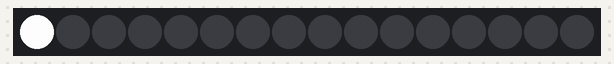
This sketch was run on a simulated Arduino Uno, built with avr-gcc and run on an emulated ATmega328P. Shown: 16 RGB LEDs in strip order, left to right.

Above: at 0.1 s.
At 2.3 s:
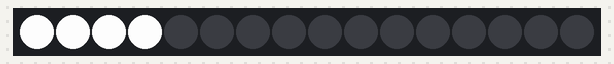
At 3.8 s:
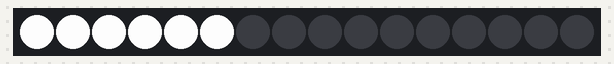
At 5.3 s:
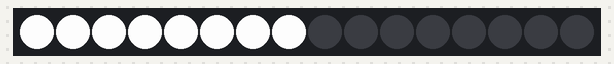
At 8.3 s:
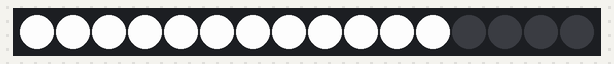
At 11.4 s:
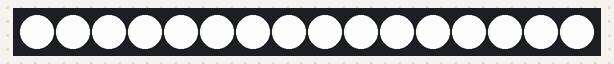

The sketch:

iot_beer_pong_table.ino
```cpp
// ---------------------------------------------------------------------------
// Example NewPing library sketch that does a ping about 20 times per second.
// ---------------------------------------------------------------------------

#include <NewPing.h>
#include "Tlc5940.h"

int SENSOR1_TP = 4;
int SENSOR1_EP = 5;
int SENSOR2_TP = 7;
int SENSOR2_EP = 6;
int SENSOR3_TP = 8;
int SENSOR3_EP =  9;

int distance1 = 0;
int distance2 = 0;
int distance3 = 0;


#define MAX_DISTANCE 50 // Maximum distance we want to ping for (in centimeters). Maximum sensor distance is rated at 400-500cm.
//#define RED 7
//#define GREEN 6
//#define BLUE 5


//NewPing sonar(TRIGGER_PIN, ECHO_PIN, MAX_DISTANCE); // NewPing setup of pins and maximum distance.

void setup() {
  Tlc.init();
  Tlc.clear();

  pinMode(SENSOR1_TP, OUTPUT);
  pinMode(SENSOR1_EP, INPUT);
  pinMode(SENSOR2_TP, OUTPUT);
  pinMode(SENSOR2_EP, INPUT);
  pinMode(SENSOR3_TP, OUTPUT);
  pinMode(SENSOR3_EP, INPUT);

  Serial.begin(250000); // Open serial monitor at 115200 baud to see ping results.
}

void loop() {

  for(int i = 0; i < 16; i++) {
    Tlc.set(i, 4000);
    Tlc.update();
    delay(750);

    //Tlc.set(i, 0);
    //Tlc.update();
    //delay(250);
  }

// delay(500); // Wait 50ms between pings (about 20 pings/sec). 29ms should be the shortest delay between pings.
//
//  //int distance = sonar.ping_cm();
//
//  distance1 = getDistance(SENSOR1_TP, SENSOR1_EP);
//  printDistance(1, distance1);
//  delay(150);
//
//  distance2 = getDistance(SENSOR2_TP, SENSOR2_EP);
//  printDistance(2, distance2);
//  delay(150);
//
//  distance3 = getDistance(SENSOR3_TP, SENSOR3_EP);
//  printDistance(3, distance3);
//  delay(150);
}

int getDistance (int initPin, int echoPin){
  digitalWrite(initPin, HIGH);
  delayMicroseconds(10);
  digitalWrite(initPin, LOW);
  unsigned long pulseTime = pulseIn(echoPin, HIGH);
  return pulseTime/58;
}

void printDistance(int id, int dist) {
  Serial.print(id);
  if (dist >= 120 || dist <= 0 ){
    Serial.println(" Out of range");
  } else {
    for (int i = 0; i <= dist; i++) {
      Serial.print("-");
    }
    Serial.print(dist, DEC);
    Serial.println(" cm");
  }
 }
```
